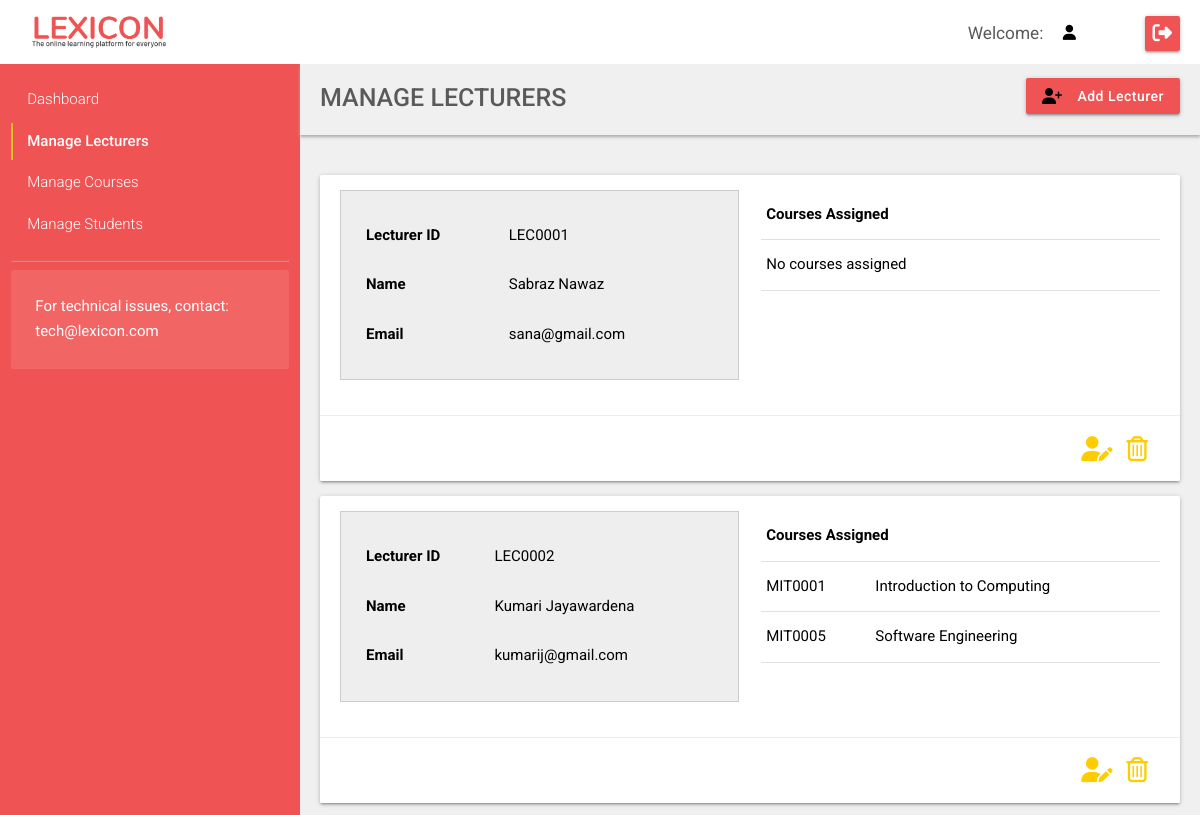
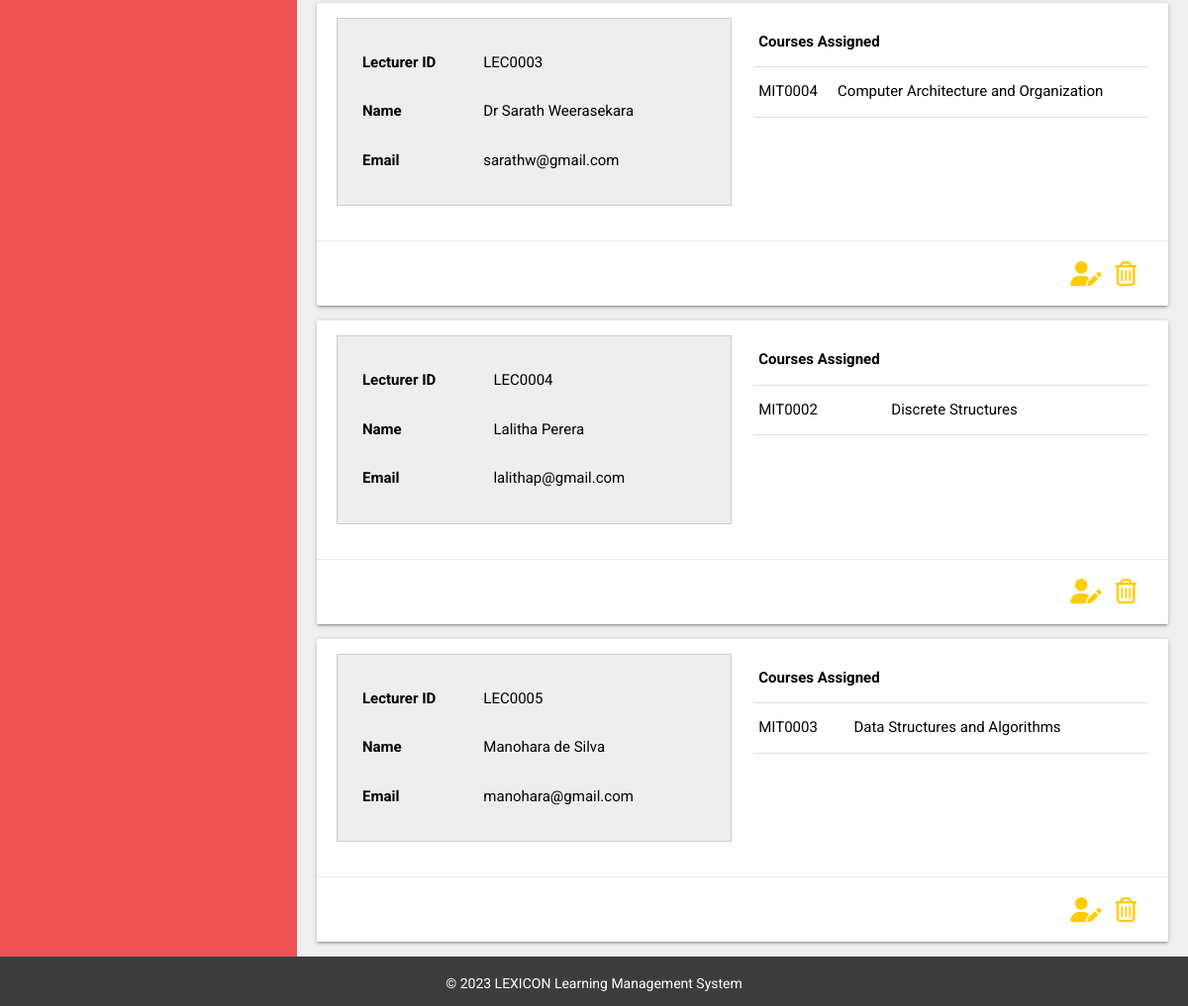
Page /Lexicon_LMS/managelecturers.php (signed in) on the committed database (2 pictures, top to bottom).
### tables this page shows
CREATE TABLE `lecturer` (
  `lecID` char(7) NOT NULL,
  `lecName` varchar(75) NOT NULL,
  `lecPassword` varchar(75) NOT NULL,
  `lecEmail` varchar(75) NOT NULL,
  `usertype` varchar(8) NOT NULL
);

CREATE TABLE `course` (
  `cID` char(7) NOT NULL,
  `cName` varchar(75) NOT NULL,
  `category` varchar(15) NOT NULL,
  `cDesc` text NOT NULL,
  `startDate` date NOT NULL,
  `endDate` date NOT NULL,
  `lecAssigned` char(7) NOT NULL
);

### Lexicon_LMS/managelecturers.php (the view, shortened to what this page needs)
<?php
include_once('header.php');
$result_lec = mysqli_query($dbconnect,"SELECT * FROM `lecturer`");
?>
<main class="row flex width-full margin-0">
	<?php include_once('aside.php');?>
	<section class="col s12 l9 m9 bg-grey padding-none-imp">
		<div class="breadcrumb-container margin-bottom-40 bg-grey" >
			<h1 class="font-w500 page-heading display-inline">Manage Lecturers</h1>
			<a class="waves-effect waves-light  btn right " href="newlecturer.php" style="margin-top:-6px;"><i class="fas fa-user-plus material-icon left" style="font-size: 16px;"></i>Add Lecturer</a>
		</div>
		<div class="padding-lr-20">
			<?php if (mysqli_num_rows($result_lec) > 0) {
	   			while($row = mysqli_fetch_assoc($result_lec)) { ?>
					<div class="card">
						<div class="card-content">
							<div class="row">
								<div class="col l6 s12">
									<div class="card-info">
										<table class="responsive-table">
											<tr>
												<th>Lecturer ID</th>
												<td><?php echo $row['lecID'];?></td>
											</tr>
											<tr>
												<th>Name</th>
												<td><?php echo $row['lecName'];?></td>
											</tr>
											<tr>
												<th>Email</th>
												<td><?php echo $row['lecEmail'];?></td>
											</tr>
										</table>
									</div>
								</div>
								<div class="col l6 s12">
									<table class="responsive-table highlight">
										<thead>
											<tr>
												<th colspan="2">Courses Assigned</th>
											</tr>
										</thead>
										<?php $l_id = $row["lecID"];
										$result_courses = mysqli_query($dbconnect,"SELECT * FROM `course` WHERE `lecAssigned` = '$l_id'");?>
										<tbody>
											<?php if (mysqli_num_rows($result_courses) > 0) {
									   			while($row_course = mysqli_fetch_assoc($result_courses)) {
									   				?>
													<tr class="clickable-row" data-href="viewcourse.php?id=<?php echo $row_course['cID'];?>">
														<td ><?php echo $row_course['cID'];?></td>
														<td ><?php echo $row_course['cName'];?></td>
													</tr>
											<?php }
											}
											else{ ?>
												<tr>
													<td colspan="2">No courses assigned</td>
												</tr>
											<?php }?>
										</tbody>
									</table>
								</div>
							</div>
						</div>
						<div class="card-action right-align">
							<a class="btn btn-icon btn-action " href="updatelecturer.php?id=<?php echo $row['lecID'];?>"><i class="fas fa-user-edit icon"></i></a>
							<a class="btn btn-icon btn-action " onclick="return confirm('Are you sure you want to delete <?php echo $row['lecID'];?>?')" href="?type=lecturer&delete=<?php echo $row['lecID'];?>"><i class="far fa-trash-alt icon "></i></a>
						</div>
					</div>
	<?php 		}
	} ?>
		</div>
	</section>
</main>
<?php
include_once('footer.php');
?>

### rows in the picture
lecturer: lecID "LEC0001", lecName "Sabraz Nawaz", lecEmail "sana@gmail.com", shows "No courses assigned"
lecturer: lecID "LEC0002", lecName "Kumari Jayawardena", lecEmail "kumarij@gmail.com"
course: cID "MIT0001", cName "Introduction to Computing"
course: cID "MIT0005", cName "Software Engineering"
lecturer: lecID "LEC0003", lecName "Dr Sarath Weerasekara", lecEmail "sarathw@gmail.com"
course: cID "MIT0004", cName "Computer Architecture and Organization"
lecturer: lecID "LEC0004", lecName "Lalitha Perera", lecEmail "lalithap@gmail.com"
course: cID "MIT0002", cName "Discrete Structures"
lecturer: lecID "LEC0005", lecName "Manohara de Silva", lecEmail "manohara@gmail.com"
course: cID "MIT0003", cName "Data Structures and Algorithms"
